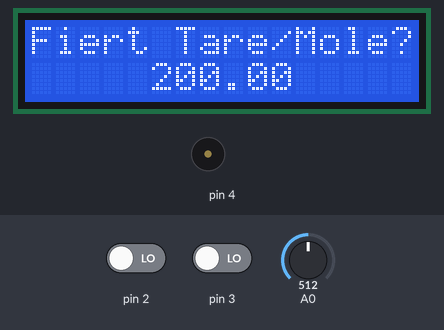
The sketch below on a simulated Arduino Uno, built with avr-gcc and run on an emulated ATmega328P. On the bench: 16×2 character LCD, buzzer (waves = sounding). The test bench sets the inputs (shaded band); at power-on: pin 2 LOW, A0 = 512, pin 3 LOW. What the sketch prints to the serial monitor is not drawn.

Above: at 1.2 s.
1.3 s: pin 2 driven HIGH
At 2.8 s:
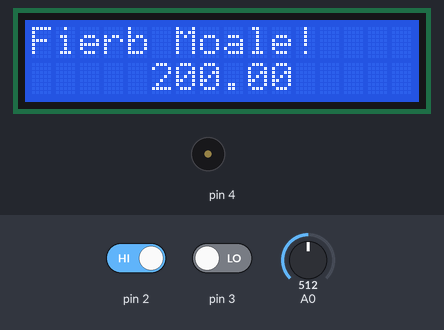
At 3.8 s:
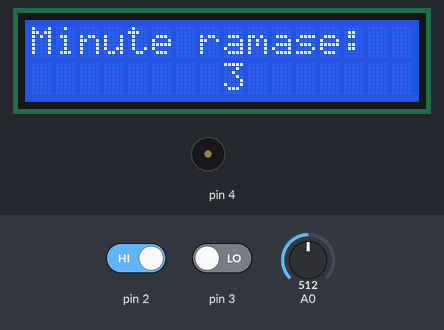
6.5 s: A0 set to 318
12.9 s: A0 set to 301
22.0 s: A0 set to 306
At 24.0 s:
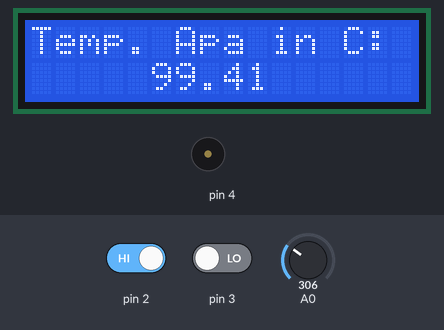
Timing chart, 0 to 25.5 s (numbered marks = the images above; inputs shaded):
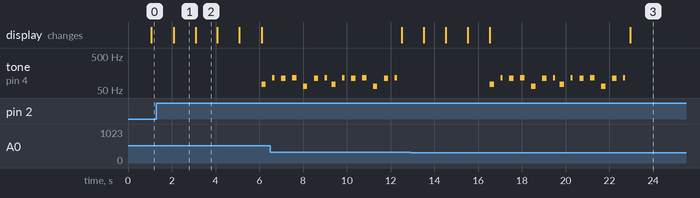

The sketch:

roiect_fierbator_de_oua_automat_cu_senzor_decizii_si_muzica1.ino
```cpp
#include <LiquidCrystal.h>
  LiquidCrystal lcd(13, 12, 11, 10, 9, 8);

  int sensor_Input;
  float temp;
  int tareState = 0;
  int moaleState = 0;
  int modState = 0;
  int i,sec;
//////////////////////////////////////////////////////////
  void setup() {

    Serial.begin(9600);
    lcd.begin(16, 2);
    pinMode(2, INPUT);
    pinMode(3, INPUT);
    pinMode(4, OUTPUT);
  }
//////////////////////////////////////////////////////////
  void loop() {
    measure_Temp();
    display_Temp();

    tareState = digitalRead(3);
    moaleState = digitalRead(2);


    if(moaleState == HIGH){
      modState = 2;
      Serial.print(modState);

    }

    if(tareState == HIGH){
      modState = 1;
        Serial.print(modState);

    }
    delay(10);
    Serial.print(modState);
  }
//////////////////////////////////////////////////////////
void display_Temp(){
if(temp<100){
    lcd.setCursor(0, 0);
    Serial.print("Temp. Apa in C: ");
    Serial.print(temp);
    Serial.println();
    lcd.print("Temp. Apa in C: ");
    lcd.setCursor(5, 1);
    lcd.print(temp);
    delay(500);

}
    else if(temp>100){
     if(modState == 0){//Selectarea modului
    lcd.setCursor(0, 0);
    Serial.print("Oul se fierbe!  ");
    Serial.print(temp);
    Serial.println();
    lcd.print("Oul se fierbe!  ");
    lcd.setCursor(5, 1);
    lcd.print(temp);
    delay(1000);

    lcd.setCursor(0, 0);
    Serial.print("Fiert Tare/Mole?");
    Serial.println();
    lcd.print("Fiert Tare/Mole?");
    lcd.setCursor(5, 1);
      delay(1000);

    }
//////////////////////////////////////////////////////////
      if(modState == 1){//Fiert Tare
      lcd.setCursor(0, 0);
    Serial.print("Fierb Tare!       ");
    lcd.print("Fierb Tare!          ");
    for(i=7;i>=0;i--){
         delay(1000);
         lcd.setCursor(0, 0);
    Serial.print("Minute ramase:");
    Serial.print(i);
    Serial.println();
    lcd.print("Minute ramase:");
    lcd.setCursor(5, 1);
    lcd.print("      ");
    lcd.setCursor(8, 1);
    lcd.print(i);
        }
         modState=4;


      }
//////////////////////////////////////////////////////////
    if(modState == 2)
    { //Fiert Moale
      lcd.setCursor(0, 0);
    Serial.print("Fierb Moale!       ");
    lcd.print("Fierb Moale!          ");
    for(i=3;i>=0;i--){
         delay(1000);
         lcd.setCursor(0, 0);
    Serial.print("Minute ramase:");
    Serial.print(i);
    Serial.println();
    lcd.print("Minute ramase:");
    lcd.setCursor(5, 1);
    lcd.print("      ");
    lcd.setCursor(8, 1);
    lcd.print(i);
        }
         modState=5;
    }
//////////////////////////////////////////////////////////
      if(modState==4){
        lcd.setCursor(0, 0);
    Serial.print("OUL ESTE FIERT!!      ");
    lcd.print("OUL ESTE FIERT!!!          ");
        lcd.setCursor(8, 1);
    lcd.print("      ");
        tone(4,523,400); //C
        delay(400);
        tone(4,622,400); //Eb
        delay(400);
        tone(4,698,400);  //F
        delay(400);
        tone(4,739,400);  //F#
        delay(400);
        tone(4,698,400);  //F
        delay(400);
        tone(4,622,400); //Eb
        delay(400);
        tone(4,523,2000); //C
        delay(1000);
        tone(4,466,200); //Bb
        delay(200);
        tone(4,587,200); //Eb
        delay(200);
        tone(4,523,1000); //C
        delay(1000);

        tone(4,261,200); //C4
        delay(400);
        tone(4,392,200); //G4
        delay(1000);

        tone(4,523,400); //C
        delay(400);
        tone(4,622,400); //Eb
        delay(400);
        tone(4,698,400);  //F
        delay(400);
        tone(4,739,400);  //F#
        delay(400);
        tone(4,698,400);  //F
        delay(400);
        tone(4,622,400); //Eb
        delay(400);
        tone(4,739,1500);  //F#
        delay(1650);
        tone(4,739,300);  //F#
        delay(300);
        tone(4,698,300);  //F
        delay(300);
        tone(4,622,300); //Eb
        delay(300);
        tone(4,739,300);  //F#
        delay(300);
        tone(4,698,300);  //F
        delay(300);
        tone(4,622,300); //Eb
        delay(300);
        tone(4,523,400); //C
        delay(400);


        modState=0;
      }
    }
//////////////////////////////////////////////////////////
  if(modState==5){
        lcd.setCursor(0, 0);
    Serial.print("OUL ESTE FIERT!!      ");
    lcd.print("OUL ESTE FIERT!!!          ");
        lcd.setCursor(8, 1);
    lcd.print("      ");
        tone(4,73.42,200); //D2
        delay(500);
    	tone(4,116.54,100); //Bb2
        delay(400);
    	tone(4,110,200); //A2
        delay(500);
        tone(4,116.54,200); //Bb2
        delay(500);
    	tone(4,65.4,200); //C2
        delay(500);
    	tone(4,110,200); //A2
        delay(500);
    	tone(4,116.54,100); //Bb2
        delay(300);
  		tone(4,73.42,200); //D2
        delay(500);
    	tone(4,116.54,100); //Bb2
        delay(400);
    	tone(4,110,200); //A2
        delay(500);
        tone(4,116.54,200); //Bb2
        delay(500);
    	tone(4,65.4,200); //C2
        delay(500);
    	tone(4,110,200); //A2
        delay(500);
    	tone(4,116.54,100); //Bb2
        delay(300);

    modState = 0;
  }


  }
//////////////////////////////////////////////////////////
  void measure_Temp()
  {
    sensor_Input = analogRead(A0);
    temp = (float)sensor_Input / 1024;
    temp = temp * 5;
    temp = temp - 0.5;
    temp = temp * 100;
  }


    
```

Measured:
- after the input at 1.3 s, tone on pin 4: silent → 73 Hz after 4.8 s, → silent 0.20 s later; the display: changes after 0.78 s (image 1)
- after the input at 22.0 s, the display: changes after 0.95 s (image 3)
- what the display in image 1 shows lasts 1.0 s, from 2.1 s to 3.1 s
